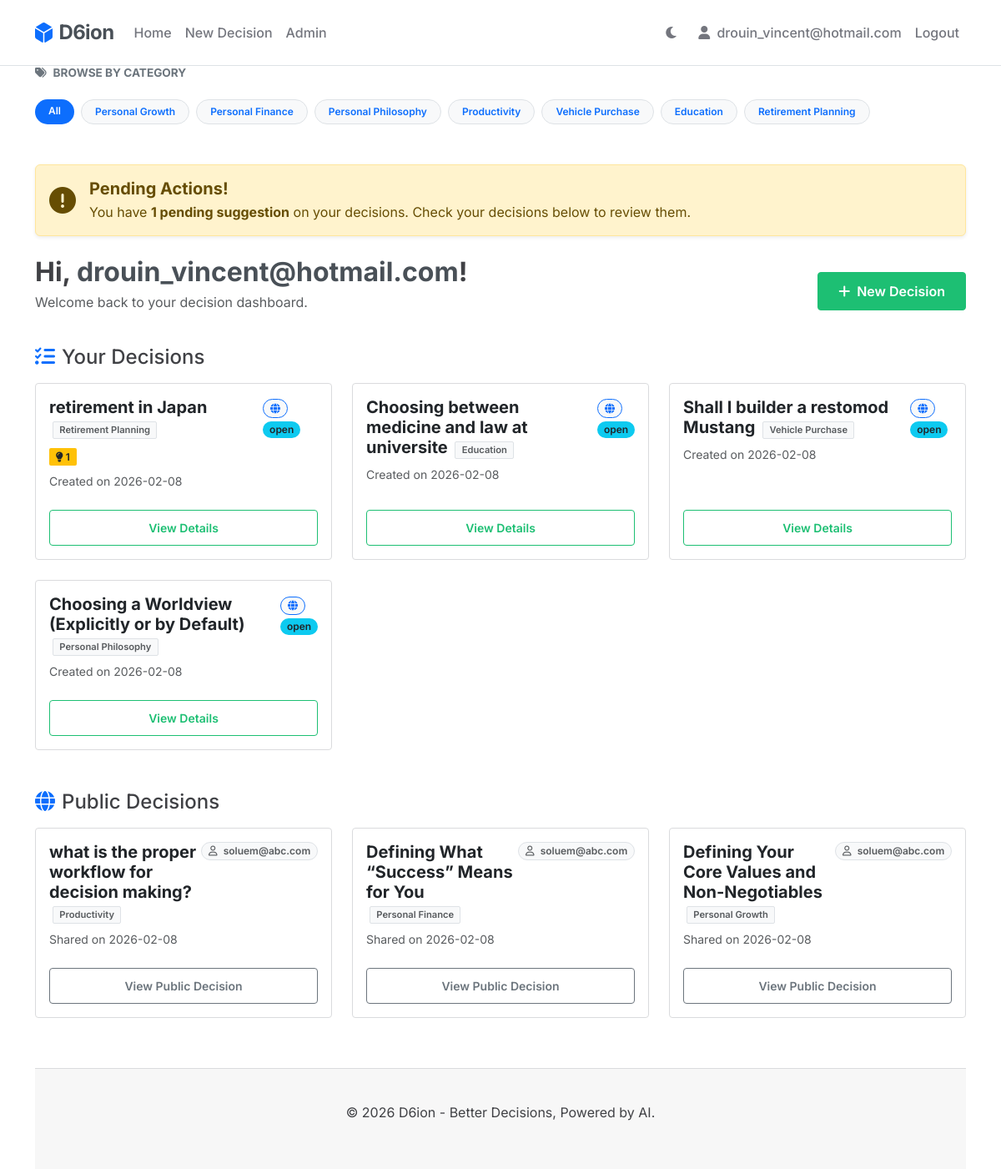
Before: /index (signed in) with the older database file.
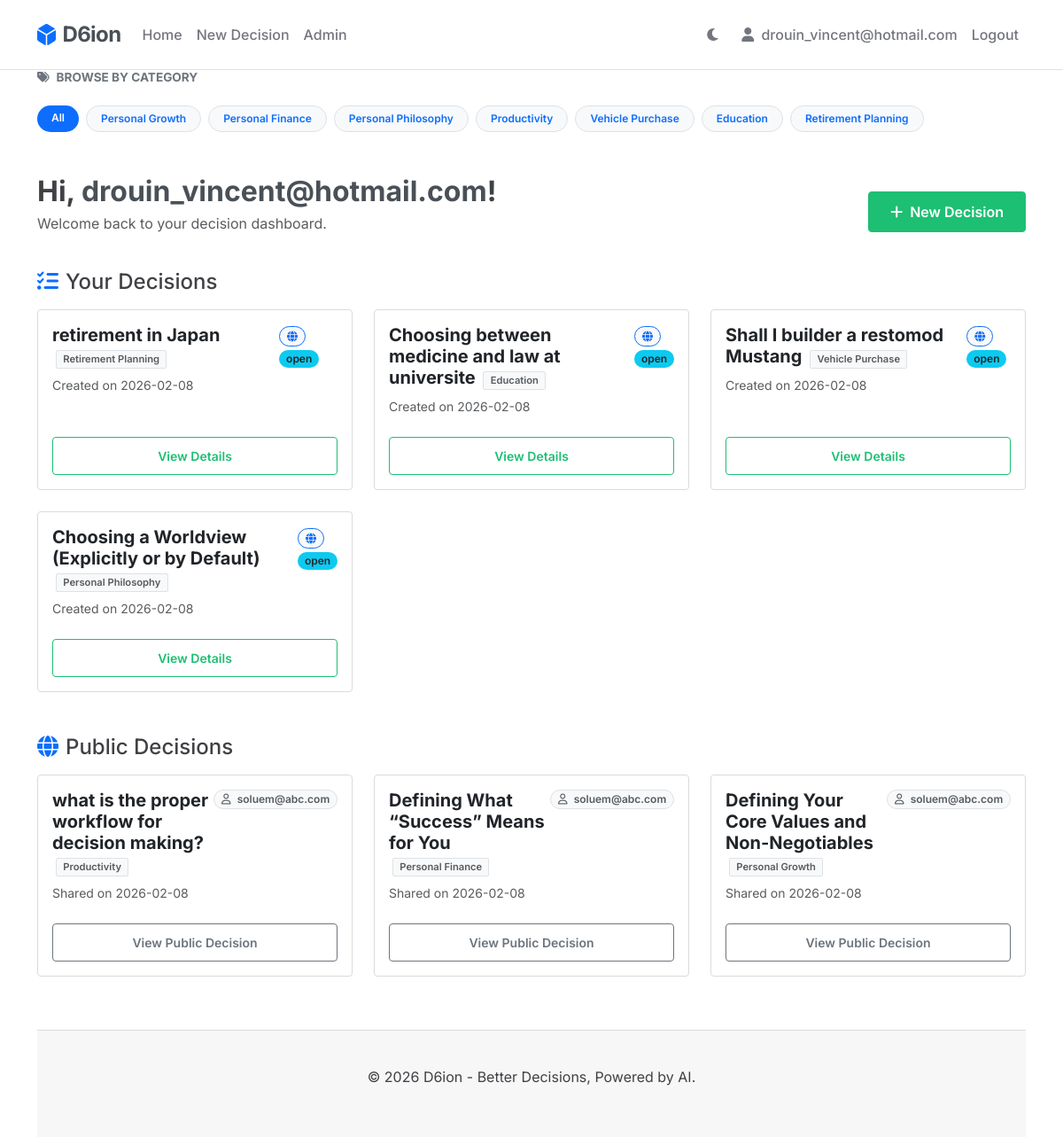
After: the same page with the newer database file.
### app/models.py (models this page shows, shortened)
class Decision(db.Model):
    STAGES = [
        ('1_trigger', '1. Trigger / Awareness'),
        ('2_framing', '2. Framing the Decision'),
        ('3_objectives', '3. Objective & Constraint Definition'),
        ('4_options', '4. Option Generation'),
        ('5_information', '5. Information Gathering & Validation'),
        ('6_evaluation', '6. Evaluation & Modeling'),
        ('7_emotions', '7. Emotional & Values Check'),
        ('8_commitment', '8. Commitment Decision'),
        ('9_execution', '9. Execution Planning'),
        ('10_review', '10. Review & Adaptation')
    ]
    STAGE_DETAILS = {
        '1_trigger': {
            'quote': '“Something important needs to be decided.”',
            'bullets': [
                'External trigger (opportunity, risk, deadline)',
                'Internal trigger (dissatisfaction, aspiration, fear of loss)',
                'Decision recognized as non-trivial (irreversible or high impact)'
            ],
            'risk': 'ignoring the decision or reacting emotionally'
        },
        '2_framing': {
            'quote': '“What exactly am I deciding?”',
            'bullets': [
                'Define the decision boundary (what is in vs out)',
                'Clarify time horizon (short vs long-term impact)',
                'Identify stakeholders (self, family, partners, shareholders)',
                'Key output: a clean decision statement',
                '“Should I do X instead of Y within Z timeframe, given constraints A & B?”'
            ],
            'risk': 'poorly framed decisions lead to wrong answers'
        },
        '3_objectives': {
            'quote': '“What does success look like?”',
            'bullets': [
                'Primary objective(s) (e.g., ROI, happiness, flexibility, legacy)',
                'Non-negotiable constraints (budget, legality, ethics, health, time)',
                'Trade-offs you are willing vs unwilling to make',
                'Tools: priority ranking, must-have vs nice-to-have'
            ],
            'risk': 'hidden constraints sabotage later stages'
        },
        '4_options': {
            'quote': '“What are my real options?”',
            'bullets': [
                'Obvious options (A vs B)',
                'Non-obvious options (delay, partial commit, hybrid, exit)',
                'Creative or asymmetric options',
                'Best practice: force at least 3–5 viable options'
            ],
            'risk': 'false dichotomies (“only two choices”)'
        },
        '5_information': {
            'quote': '“What do I need to know?”',
            'bullets': [
                'Facts, data, benchmarks',
                'Expert input',
                'First-hand validation (pilots, trials, site visits)',
                'Separate: What is known, What is assumed, What is unknowable'
            ],
            'risk': 'over-research or confirmation bias'
        },
        '6_evaluation': {
            'quote': '“Which option dominates under which conditions?”',
            'bullets': [
                'Pros/cons',
                'Financial models / scenarios',
                'Risk-reward asymmetry',
                'Best-case / worst-case analysis',
                'Reversibility vs irreversibility',
                'Common tools: Decision matrix, Expected value, Regret minimization, Pre-mortem analysis'
            ],
            'risk': 'analysis paralysis or false precision'
        },
        '7_emotions': {
            'quote': '“Can I live with this?”',
            'bullets': [
                'Gut reaction (not gut decision)',
                'Alignment with identity and long-term values',
                'Stress test: “How will I feel about this in 5–10 years?”',
                'Important: emotions are inputs, not noise'
            ],
            'risk': 'suppressing emotion or letting it dominate'
        },
        '8_commitment': {
            'quote': '“I choose.”',
            'bullets': [
                'Explicitly select one option',
                'Acknowledge uncertainty',
                'Accept trade-offs consciously',
                'High performers write this down: Why this option, Why not the others, What would change the decision later'
            ],
            'risk': 'half-decisions and hedging without clarity'
        },
        '9_execution': {
            'quote': '“How do I make this real?”',
            'bullets': [
                'First irreversible step',
                'Timeline & milestones',
                'Resource allocation',
                'Kill criteria (when to stop or pivot)'
            ],
            'risk': 'good decisions ruined by poor execution'
        },
        '10_review': {
            'quote': '“Was the decision good, given what was knowable?”',
            'bullets': [
                'Outcome vs process evaluation',
                'What signals to monitor',
                'Adjust or double-down',
                'Key distinction: A good decision can have a bad outcome—and vice versa.'
            ],
            'risk': 'ignoring the learning opportunity'
        }
    }
    id = db.Column(db.Integer, primary_key=True)
    title = db.Column(db.String(140))
    deadline = db.Column(db.DateTime)
    created_at = db.Column(db.DateTime, index=True, default=datetime.utcnow)
    status = db.Column(db.String(20), default='open') # open, closed
    stage = db.Column(db.String(40), default='1_trigger')
    category = db.Column(db.String(50))
    is_public = db.Column(db.Boolean, default=True)
    user_id = db.Column(db.Integer, db.ForeignKey('user.id'))
    stage_1_trigger = db.Column(db.Text)
    stage_2_framing = db.Column(db.Text)
    stage_3_objectives = db.Column(db.Text)
    stage_4_options = db.Column(db.Text)
    stage_5_information = db.Column(db.Text)
    stage_6_evaluation = db.Column(db.Text)
    stage_7_emotions = db.Column(db.Text)
    stage_8_commitment = db.Column(db.Text)
    stage_9_execution = db.Column(db.Text)
    stage_10_review = db.Column(db.Text)
    options = db.relationship('Option', backref='decision', lazy='dynamic', cascade="all, delete-orphan")
    suggestions = db.relationship('Suggestion', backref='decision', lazy='dynamic', cascade="all, delete-orphan")
    clarifications = db.relationship('Clarification', backref='decision', lazy='dynamic', cascade="all, delete-orphan")
    stage_suggestions = db.relationship('StageSuggestion', backref='decision', lazy='dynamic', cascade="all, delete-orphan")

### app/routes.py (the view, shortened to what this page needs)
@bp.route('/')
@bp.route('/index')
def index():
    selected_category = request.args.get('category')
    categories = db.session.query(Decision.category).filter(Decision.category != None).distinct().all()
    categories = [c[0] for c in categories if c[0]]
    if current_user.is_authenticated:
        user_query = current_user.decisions
        public_query = Decision.query.filter(Decision.is_public == True, Decision.user_id != current_user.id)
        pending_suggestions_count = Suggestion.query.join(Decision).filter(
            Decision.user_id == current_user.id,
            Suggestion.status == 'pending'
        ).count()
        pending_stage_suggestions_count = StageSuggestion.query.join(Decision).filter(
            Decision.user_id == current_user.id,
            StageSuggestion.status == 'pending'
        ).count()
        pending_clarifications = Clarification.query.join(Decision).filter(
            Decision.user_id == current_user.id,
            Clarification.status == 'pending'
        ).count()
        if selected_category:
            user_query = user_query.filter(Decision.category == selected_category)
            public_query = public_query.filter(Decision.category == selected_category)
        user_decisions = user_query.order_by(Decision.created_at.desc()).all()
        public_decisions = public_query.order_by(Decision.created_at.desc()).all()
        return render_template('index.html', title='Home', decisions=user_decisions,
                               public_decisions=public_decisions, categories=categories,
                               selected_category=selected_category,
                               pending_suggestions=pending_suggestions_count + pending_stage_suggestions_count,
                               pending_clarifications=pending_clarifications)

### app/models.py (called while the page is built)
@login.user_loader
def load_user(id):
    return User.query.get(int(id))

### app/templates/index.html (shortened to what the changed rows need)
{% extends "base.html" %}
{% block content %}
    <div class="mb-5">
        <div class="d-flex justify-content-between align-items-center mb-4">
            <h2 class="h5 mb-0 text-secondary fw-bold text-uppercase tracking-wider" style="font-size: 0.85rem;"><i class="fas fa-tags me-2"></i>Browse by Category</h2>
        </div>
    </div>
    {% if current_user.is_authenticated %}
        {% if pending_suggestions > 0 or pending_clarifications > 0 %}
        <div class="alert alert-warning shadow-sm mb-4 d-flex align-items-center" role="alert">
            <i class="fas fa-exclamation-circle fa-2x me-3"></i>
            <div>
                <h5 class="alert-heading mb-1">Pending Actions!</h5>
                <p class="mb-0">
                    You have
                    {% if pending_suggestions > 0 %}
                        <strong>{{ pending_suggestions }} pending suggestion{{ 's' if pending_suggestions > 1 }}</strong>
                    {% endif %}
                    on your decisions. Check your decisions below to review them.
                </p>
            </div>
        </div>
        {% endif %}
        {% if not selected_category %}
        <div class="row mb-4">
            <div class="col">
                <h1 class="h2 fw-bold mb-1">Hi, <a href="{{ url_for('main.user', username=current_user.username) }}" class="text-decoration-none text-dark-emphasis">{{ current_user.username }}</a>!</h1>
            </div>
        </div>
        {% else %}
        <div class="mb-4">
            <h1 class="h3">Decisions in <strong>{{ selected_category }}</strong></h1>
            <p class="text-muted">Showing both your decisions and public decisions in this category.</p>
        </div>
        {% endif %}
        <h2 class="h4 mb-3"><i class="fas fa-list-check me-2 text-primary"></i>Your Decisions</h2>
        {% if decisions %}
        <div class="row row-cols-1 row-cols-md-2 row-cols-lg-3 g-4 mb-5">
            {% for decision in decisions %}
            <div class="col">
                <div class="card h-100">
                    <div class="card-body">
                        <div class="d-flex justify-content-between align-items-start mb-2">
                            <h5 class="card-title mb-0">
                                <a href="{{ url_for('main.view_decision', id=decision.id) }}" class="text-decoration-none text-dark">
                                    {{ decision.title }}
                                </a>
                                {% if decision.category %}
                                <a href="{{ url_for('main.index', category=decision.category) }}" class="badge bg-light text-muted border small ms-1 text-decoration-none" style="font-size: 0.7rem;">{{ decision.category }}</a>
                                {% endif %}
                            </h5>
                            <div>
                                {% if decision.is_public %}
                                <span class="badge bg-light text-primary border border-primary rounded-pill me-1" title="Public">
                                    <i class="fas fa-globe"></i>
                                </span>
                                {% endif %}
                                <span class="badge {% if decision.status == 'completed' %}bg-success{% else %}bg-info text-dark{% endif %} rounded-pill">
                                    {{ decision.status }}
                                </span>
                            </div>
                        </div>
                        {% set p_sug = decision.suggestions.filter_by(status='pending').count() %}
                        {% set p_stage_sug = decision.stage_suggestions.filter_by(status='pending').count() %}
                        {% set p_cla = decision.clarifications.filter_by(status='pending').count() %}
                        {% if p_sug > 0 or p_stage_sug > 0 or p_cla > 0 %}
                        <div class="mb-2">
                            {% if p_sug + p_stage_sug > 0 %}
                            <span class="badge bg-warning text-dark me-1" title="Pending Suggestions">
                                <i class="fas fa-lightbulb"></i> {{ p_sug + p_stage_sug }}
                            </span>
                            {% endif %}
                        </div>
                        {% endif %}
                        <p class="card-text text-muted small">
                            Created on {{ decision.created_at.strftime('%Y-%m-%d') }}
                        </p>
                    </div>
                    <div class="card-footer bg-transparent border-top-0 pb-3">
                        <a href="{{ url_for('main.view_decision', id=decision.id) }}" class="btn btn-outline-primary btn-sm w-100">View Details</a>
                    </div>
                </div>
            </div>
            {% endfor %}
        </div>
        {% endif %}
        {% if public_decisions %}
        <h2 class="h4 mb-3 mt-5"><i class="fas fa-globe me-2 text-primary"></i>Public Decisions</h2>
        {% endif %}
    {% endif %}
{% endblock %}

Changed rows visible on the page:
changed Decision "retirement in Japan": p_sug "1" → (not shown)
Other visible differences:
{{ pending_suggestions }}: "1" → (not shown)
text no longer shown: "Pending Actions! You have pending suggestion on your decisions. Check your decisions below to review them."
